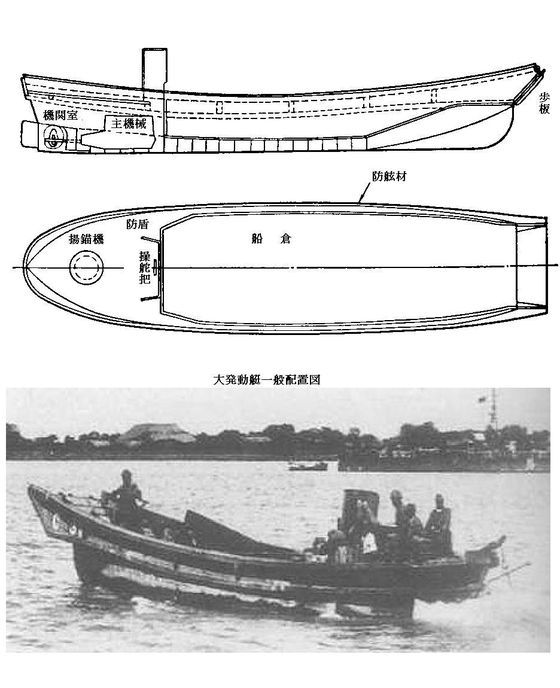
#> input picture assets/ships/daihatsu-class-landing-craft.jpg, 560 x 688 px
$ python warm-probe.py ../assets/ships/daihatsu-class-landing-craft.jpg
#> lines starting #> are read from the running program, lines starting #| are printed output that depends on the picture
import sys
from collections import deque
from PIL import Image
CANVAS = (234, 56, 1292, 748)

def clusters(px, w, h, pred, min_px=8):
    seen = bytearray(w*h); out=[]
    for y in range(h):
        for x in range(w):
            i=y*w+x
            if seen[i] or not pred(*px[x,y]): continue
            seen[i]=1; q=deque([(x,y)]); n=0; sx=sy=0
            minx=maxx=x; miny=maxy=y
            while q:
                cx,cy=q.popleft(); n+=1; sx+=cx; sy+=cy
                minx=min(minx,cx); maxx=max(maxx,cx); miny=min(miny,cy); maxy=max(maxy,cy)
                for dx,dy in ((1,0),(-1,0),(0,1),(0,-1)):
                    nx,ny=cx+dx,cy+dy
                    if 0<=nx<w and 0<=ny<h and not seen[ny*w+nx] and pred(*px[nx,ny]):
                        seen[ny*w+nx]=1; q.append((nx,ny))
            if n>=min_px: out.append((n,sx//n,sy//n,maxx-minx+1,maxy-miny+1))
    out.sort(reverse=True)
    return out

for path in sys.argv[1:]:
    im = Image.open(path).convert('RGB').crop(CANVAS)
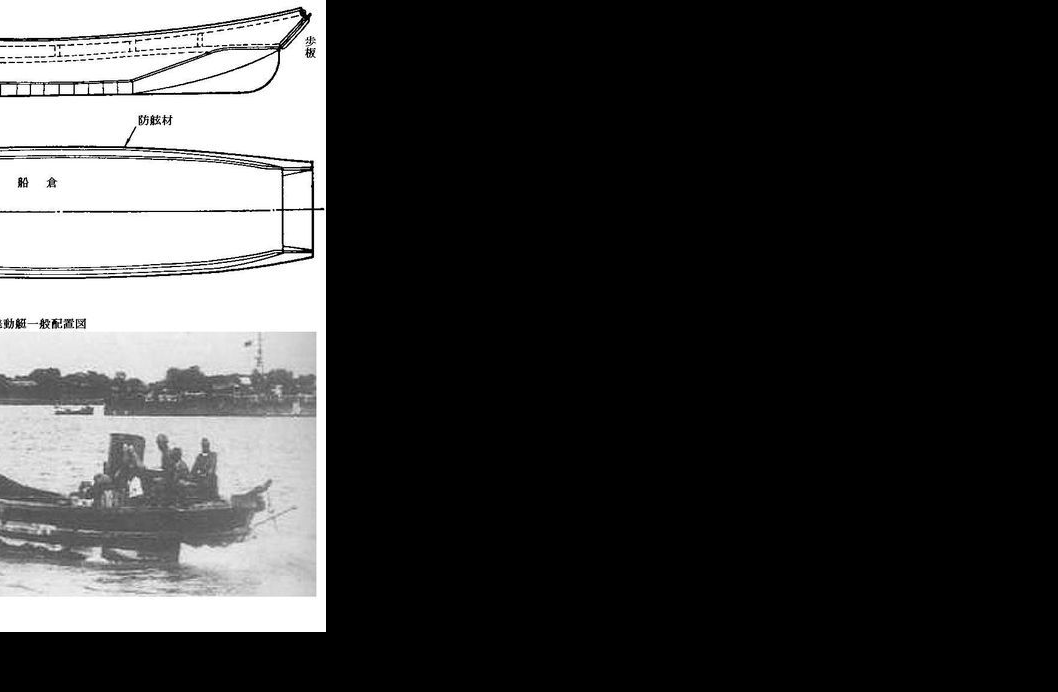
#> im: PIL image 1058x692 RGB; min 0, max 255, mean 58.7
    w,h = im.size; px = im.load()
#> after `w, h = im.size`: w = 1058; h = 692
    warm = lambda r,g,b: r > b + 22 and r > 55 and g > b - 5
    cl = clusters(px,w,h,warm,10)
#> cl = []
    print(path, '暖色团块', len(cl))
#| ../assets/ships/daihatsu-class-landing-craft.jpg 暖色团块 0
    for c in cl[:16]:
        print('   area=%3d center=(%4d,%4d) size=%dx%d' % c)
#> this loop made 0 passes
